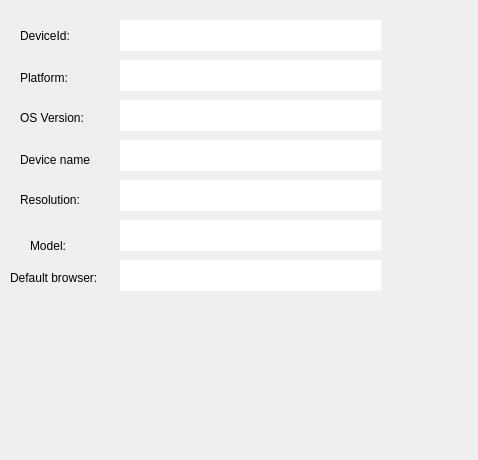
<?xml version="1.0" encoding="UTF-8"?>
<ui version="4.0">
 <class>Dialog</class>
 <widget class="QDialog" name="Dialog">
  <property name="geometry">
   <rect>
    <x>0</x>
    <y>0</y>
    <width>478</width>
    <height>460</height>
   </rect>
  </property>
  <property name="windowTitle">
   <string>UMSTest</string>
  </property>
  <widget class="QLabel" name="label">
   <property name="geometry">
    <rect>
     <x>20</x>
     <y>30</y>
     <width>54</width>
     <height>12</height>
    </rect>
   </property>
   <property name="text">
    <string>DeviceId:</string>
   </property>
  </widget>
  <widget class="QLineEdit" name="editDeviceId">
   <property name="geometry">
    <rect>
     <x>120</x>
     <y>20</y>
     <width>261</width>
     <height>31</height>
    </rect>
   </property>
   <property name="frame">
    <bool>false</bool>
   </property>
   <property name="readOnly">
    <bool>true</bool>
   </property>
  </widget>
  <widget class="QLabel" name="label_2">
   <property name="geometry">
    <rect>
     <x>20</x>
     <y>110</y>
     <width>81</width>
     <height>16</height>
    </rect>
   </property>
   <property name="text">
    <string>OS Version:</string>
   </property>
  </widget>
  <widget class="QLineEdit" name="editOSVersion">
   <property name="geometry">
    <rect>
     <x>120</x>
     <y>100</y>
     <width>261</width>
     <height>31</height>
    </rect>
   </property>
   <property name="frame">
    <bool>false</bool>
   </property>
  </widget>
  <widget class="QLabel" name="label_3">
   <property name="geometry">
    <rect>
     <x>20</x>
     <y>70</y>
     <width>71</width>
     <height>16</height>
    </rect>
   </property>
   <property name="text">
    <string>Platform:</string>
   </property>
  </widget>
  <widget class="QLineEdit" name="editPlatform">
   <property name="geometry">
    <rect>
     <x>120</x>
     <y>60</y>
     <width>261</width>
     <height>31</height>
    </rect>
   </property>
   <property name="frame">
    <bool>false</bool>
   </property>
  </widget>
  <widget class="QLabel" name="label_4">
   <property name="geometry">
    <rect>
     <x>20</x>
     <y>150</y>
     <width>71</width>
     <height>20</height>
    </rect>
   </property>
   <property name="text">
    <string>Device name:</string>
   </property>
  </widget>
  <widget class="QLineEdit" name="editDeviceName">
   <property name="geometry">
    <rect>
     <x>120</x>
     <y>140</y>
     <width>261</width>
     <height>31</height>
    </rect>
   </property>
   <property name="frame">
    <bool>false</bool>
   </property>
  </widget>
  <widget class="QLabel" name="label_5">
   <property name="geometry">
    <rect>
     <x>20</x>
     <y>190</y>
     <width>81</width>
     <height>20</height>
    </rect>
   </property>
   <property name="text">
    <string>Resolution:</string>
   </property>
  </widget>
  <widget class="QLineEdit" name="editResolution">
   <property name="geometry">
    <rect>
     <x>120</x>
     <y>180</y>
     <width>261</width>
     <height>31</height>
    </rect>
   </property>
   <property name="frame">
    <bool>false</bool>
   </property>
  </widget>
  <widget class="QLabel" name="label_6">
   <property name="geometry">
    <rect>
     <x>30</x>
     <y>240</y>
     <width>54</width>
     <height>12</height>
    </rect>
   </property>
   <property name="text">
    <string>Model:</string>
   </property>
  </widget>
  <widget class="QLineEdit" name="editModel">
   <property name="geometry">
    <rect>
     <x>120</x>
     <y>220</y>
     <width>261</width>
     <height>31</height>
    </rect>
   </property>
   <property name="frame">
    <bool>false</bool>
   </property>
  </widget>
  <widget class="QLabel" name="label_7">
   <property name="geometry">
    <rect>
     <x>10</x>
     <y>270</y>
     <width>101</width>
     <height>16</height>
    </rect>
   </property>
   <property name="text">
    <string>Default browser:</string>
   </property>
  </widget>
  <widget class="QLineEdit" name="editDefaultBrowser">
   <property name="geometry">
    <rect>
     <x>120</x>
     <y>260</y>
     <width>261</width>
     <height>31</height>
    </rect>
   </property>
   <property name="frame">
    <bool>false</bool>
   </property>
  </widget>
 </widget>
 <resources/>
 <connections/>
</ui>
